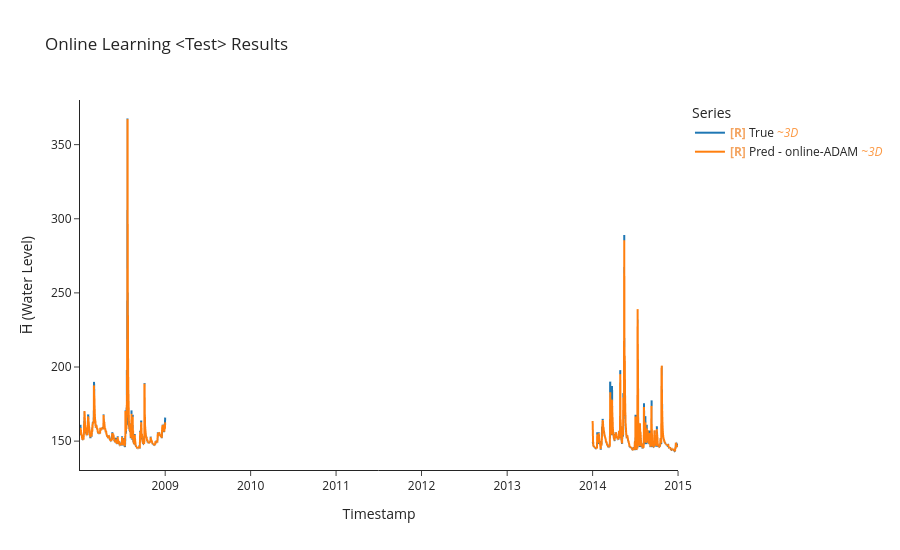

The cell this chart's notebook holds for it:
### Code cell
# evaluation on test set
y_true_test, y_pred_test, time_indices_test = uf.model_evaluate_with_norm(model,criterion, test_ds, test_df.index,
                                                                 LOOKBACK, HORIZON, BATCH_SIZE)
uf.calculate_metrics_and_plot({"online-ADAM": (y_true_test, y_pred_test, time_indices_test)},
                              plot_title = 'Online Learning <Test> Results',
                              export_metrics= True,
                              export_html= True,
                              export_file_name='results/testing/online/Online Learning MLP test')
# Save predictions to CSV files to be used later in Experiments
uf.export_results_to_csv({"MLP": (y_true_test, y_pred_test,time_indices_test)}, 
                         "results/testing/predictions_vs_true/online")

### Figure 1 — Plotly figure (JSON) as saved in the notebook; plotly's stock layout.template omitted (floating-point values rounded to 4 significant figures; data arrays with more than 128 entries replaced by an {"elided": "..."} marker saying what was removed)
{"data": [{"hovertemplate": "Legend=True<br>Timestamp=%{x}<br>H̅ (Water Level)=%{y}<extra></extra>", "legendgroup": "True", "line": {"color": "#1f77b4", "dash": "solid", "width": 2}, "marker": {"symbol": "circle"}, "mode": "lines", "name": "<b style=\"color:sandybrown\">[R]</b> True <i style=\"color:#fc9944\">~3D</i>", "showlegend": true, "type": "scattergl", "uid": "a12d555b-fea2-4d53-8778-fda4d5e11dbd", "x": {"elided": "1001 str values"}, "xaxis": "x", "y": {"elided": "1001 float values"}, "yaxis": "y"}, {"hovertemplate": "Legend=Pred - online-ADAM<br>Timestamp=%{x}<br>H̅ (Water Level)=%{y}<extra></extra>", "legendgroup": "Pred - online-ADAM", "line": {"color": "#ff7f0e", "dash": "solid", "width": 2}, "marker": {"symbol": "circle"}, "mode": "lines", "name": "<b style=\"color:sandybrown\">[R]</b> Pred - online-ADAM <i style=\"color:#fc9944\">~3D</i>", "showlegend": true, "type": "scattergl", "uid": "6f4e67b0-715d-4f25-8550-bc72323d690e", "x": {"elided": "1001 str values"}, "xaxis": "x", "y": {"elided": "1001 float values"}, "yaxis": "y"}], "layout": {"height": 550, "legend": {"title": {"text": "Series"}, "tracegroupgap": 0}, "title": {"text": "Online Learning <Test> Results"}, "xaxis": {"anchor": "y", "domain": [0, 1], "title": {"text": "Timestamp"}}, "yaxis": {"anchor": "x", "domain": [0, 1], "title": {"text": "H̅ (Water Level)"}}}}
